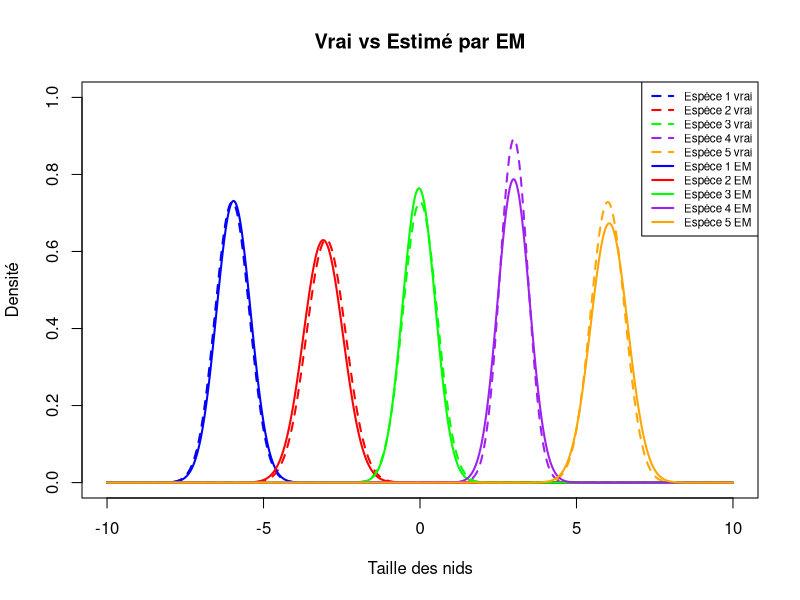

R code for this plot:
# ALGORITHME EM — Mélange de 5 gaussiennes
# alpha=(0.25, 0.15, 0.25, 0.20, 0.15)  mu=(-6, -3, 0, 3, 6)  var=(0.3, 0.4, 0.3, 0.2, 0.3)

## Paramètres vrais
K = 5
n = 1000
alpha_vrai = c(0.25, 0.15, 0.25, 0.20, 0.15)
mu_vrai = c(-6, -3, 0, 3, 6)
var_vrai = c(0.3, 0.4, 0.3, 0.2, 0.3)


## Simulation des données
estm_obs = function(n) {
  X = numeric(n)
  for (i in 1:n) {
    u = runif(1)
    if (u < 0.25) {
      X[i] = rnorm(1, mean = -6, sd = sqrt(0.3))
    } else if (u < 0.40) {
      X[i] = rnorm(1, mean = -3, sd = sqrt(0.4))
    } else if (u < 0.65) {
      X[i] = rnorm(1, mean = 0, sd = sqrt(0.3))
    } else if (u < 0.85) {
      X[i] = rnorm(1, mean = 3, sd = sqrt(0.2))
    } else {
      X[i] = rnorm(1, mean = 6, sd = sqrt(0.3))
    }
  }
  return(X)
}

set.seed(42)   # reproductibilite
X = estm_obs(n)


## Fonctions EM
gauss = function(x, mu, var) {
  dnorm(x, mean = mu, sd = sqrt(var))
}

etape_E = function(X, alpha, mu, var) {
  gamma = matrix(0, nrow = length(X), ncol = K)
  for (k in 1:K) {
    gamma[, k] = alpha[k] * gauss(X, mu[k], var[k])
  }
  for (i in 1:length(X)) {
    gamma[i, ] = gamma[i, ] / sum(gamma[i, ])
  }
  return(gamma)
}

etape_M = function(X, gamma) {
  
  n = length(X)
  alpha = numeric(K)
  mu = numeric(K)
  var = numeric(K)
  
  for (k in 1:K) {
    Nk = sum(gamma[, k])
    alpha[k] = Nk / n
    mu[k] = sum(gamma[, k] * X) / Nk
    var[k] = sum(gamma[, k] * (X - mu[k])^2) / Nk
  }
  
  return(list(alpha = alpha, mu = mu, var = var))
}


## Boucle EM

alpha_est = rep(1/K, K)
mu_est = c(-7, -4, 0.5, 2, 5)
var_est = rep(0.5, K)

for (iter in 1:200) {
  gamma = etape_E(X, alpha_est, mu_est, var_est)
  params = etape_M(X, gamma)
  alpha_old = alpha_est
  alpha_est = params$alpha
  mu_est = params$mu
  var_est = params$var
  if (iter > 1 && max(abs(alpha_est - alpha_old)) < 1e-6) {
    cat("Convergence à l'itération", iter, "\n")
    break
  }
}

for (k in 1:K) {
  cat("Espèce", k, ":\n")
  cat("  alpha  : estimé =", round(alpha_est[k], 3), " | vrai =", alpha_vrai[k], "\n")
  cat("  mu     : estimé =", round(mu_est[k],    3), " | vrai =", mu_vrai[k],    "\n")
  cat("  var    : estimé =", round(var_est[k],   3), " | vrai =", var_vrai[k],   "\n")
  cat("\n")
}

## Graphique
x_seq = seq(-10, 10, by = 0.01)
couleurs = c("blue", "red", "green", "purple", "orange")

# On initialise le graphique vide
plot(x_seq, gauss(x_seq, mu_vrai[1], var_vrai[1]),
     type = "l", lty = 2, col = couleurs[1], lwd = 2,
     xlab = "Taille des nids", ylab = "Densité",
     main = "Vrai vs Estimé par EM",
     ylim = c(0, 1))

# On ajoute les courbes vraies (pointillé)
for (k in 2:K) {
  lines(x_seq, gauss(x_seq, mu_vrai[k], var_vrai[k]),
        lty = 2, col = couleurs[k], lwd = 2)
}

# On ajoute les courbes estimées (trait plein)
for (k in 1:K) {
  lines(x_seq, gauss(x_seq, mu_est[k], var_est[k]),
        lty = 1, col = couleurs[k], lwd = 2)
}

# Légende
legend("topright",legend = c(paste("Espèce", 1:K, "vrai"), paste("Espèce", 1:K, "EM")),
       col = c(couleurs, couleurs),lty = c(rep(2, K), rep(1, K)),lwd = 2, cex = 0.7)



## Test de Kolmogorov-Smirnov sur le mélange estimé
# CDF du mélange : F(x) = sum_k alpha_k * Phi((x - mu_k) / sqrt(var_k))
cdf_melange = function(x, alpha, mu, var) {
  sapply(x, function(xi) {
    sum(alpha * pnorm(xi, mean = mu, sd = sqrt(var)))
  })
}

# On passe la CDF comme fonction de distribution empirique à tester

X_test = estm_obs(n)

ks_result = ks.test(X_test, function(x) cdf_melange(x, alpha_est, mu_est, var_est))
print(ks_result)
